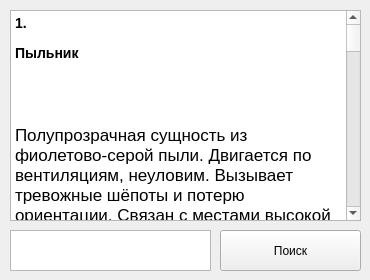
    <widget class="QWidget" name="Bestiary">
     <attribute name="title">
      <string>Bestiary</string>
     </attribute>
     <widget class="QTextEdit" name="textEdit_2">
      <property name="geometry">
       <rect>
        <x>10</x>
        <y>230</y>
        <width>201</width>
        <height>41</height>
       </rect>
      </property>
     </widget>
     <widget class="QTextEdit" name="textEdit">
      <property name="geometry">
       <rect>
        <x>10</x>
        <y>10</y>
        <width>351</width>
        <height>211</height>
       </rect>
      </property>
      <property name="html">
       <string>&lt;!DOCTYPE HTML PUBLIC &quot;-//W3C//DTD HTML 4.0//EN&quot; &quot;http://www.w3.org/TR/REC-html40/strict.dtd&quot;&gt;
&lt;html&gt;&lt;head&gt;&lt;meta name=&quot;qrichtext&quot; content=&quot;1&quot; /&gt;&lt;meta charset=&quot;utf-8&quot; /&gt;&lt;style type=&quot;text/css&quot;&gt;
p, li { white-space: pre-wrap; }
hr { height: 1px; border-width: 0; }
li.unchecked::marker { content: &quot;\2610&quot;; }
li.checked::marker { content: &quot;\2612&quot;; }
&lt;/style&gt;&lt;/head&gt;&lt;body style=&quot; font-family:'.AppleSystemUIFont'; font-size:13pt; font-weight:400; font-style:normal;&quot;&gt;
&lt;h3 style=&quot; margin-top:14px; margin-bottom:12px; margin-left:0px; margin-right:0px; -qt-block-indent:0; text-indent:0px;&quot;&gt;&lt;span style=&quot; font-size:large; font-weight:700;&quot;&gt;1. &lt;/span&gt;&lt;/h3&gt;
&lt;h3 style=&quot; margin-top:14px; margin-bottom:12px; margin-left:0px; margin-right:0px; -qt-block-indent:0; text-indent:0px;&quot;&gt;&lt;span style=&quot; font-size:large; font-weight:700;&quot;&gt;Пыльник&lt;/span&gt;&lt;/h3&gt;
&lt;p style=&quot; margin-top:12px; margin-bottom:12px; margin-left:0px; margin-right:0px; -qt-block-indent:0; text-indent:0px;&quot;&gt;&lt;br /&gt;&lt;/p&gt;
&lt;p style=&quot; margin-top:12px; margin-bottom:12px; margin-left:0px; margin-right:0px; -qt-block-indent:0; text-indent:0px;&quot;&gt;Полупрозрачная сущность из фиолетово-серой пыли. Двигается по вентиляциям, неуловим. Вызывает тревожные шёпоты и потерю ориентации. Связан с местами высокой смертности.&lt;/p&gt;
&lt;p style=&quot;-qt-paragraph-type:empty; margin-top:12px; margin-bottom:12px; margin-left:0px; margin-right:0px; -qt-block-indent:0; text-indent:0px;&quot;&gt;&lt;br /&gt;&lt;/p&gt;
&lt;hr /&gt;
&lt;h3 style=&quot; margin-top:14px; margin-bottom:12px; margin-left:0px; margin-right:0px; -qt-block-indent:0; text-indent:0px;&quot;&gt;&lt;span style=&quot; font-size:large; font-weight:700;&quot;&gt;2. &lt;/span&gt;&lt;/h3&gt;
&lt;h3 style=&quot; margin-top:14px; margin-bottom:12px; margin-left:0px; margin-right:0px; -qt-block-indent:0; text-indent:0px;&quot;&gt;&lt;span style=&quot; font-size:large; font-weight:700;&quot;&gt;Масочники&lt;/span&gt;&lt;/h3&gt;
&lt;p style=&quot; margin-top:12px; margin-bottom:12px; margin-left:0px; margin-right:0px; -qt-block-indent:0; text-indent:0px;&quot;&gt;&lt;br /&gt;&lt;/p&gt;
&lt;p style=&quot; margin-top:12px; margin-bottom:12px; margin-left:0px; margin-right:0px; -qt-block-indent:0; text-indent:0px;&quot;&gt;Фигуры в театральных масках. Ходят ночами по запечатанным этажам. Кто вступает в контакт — рискует потерять личность. Поведение похоже на ритуальные танцы.&lt;/p&gt;
&lt;p style=&quot;-qt-paragraph-type:empty; margin-top:12px; margin-bottom:12px; margin-left:0px; margin-right:0px; -qt-block-indent:0; text-indent:0px;&quot;&gt;&lt;br /&gt;&lt;/p&gt;
&lt;hr /&gt;
&lt;h3 style=&quot; margin-top:14px; margin-bottom:12px; margin-left:0px; margin-right:0px; -qt-block-indent:0; text-indent:0px;&quot;&gt;&lt;span style=&quot; font-size:large; font-weight:700;&quot;&gt;3. &lt;/span&gt;&lt;/h3&gt;
&lt;h3 style=&quot; margin-top:14px; margin-bottom:12px; margin-left:0px; margin-right:0px; -qt-block-indent:0; text-indent:0px;&quot;&gt;&lt;span style=&quot; font-size:large; font-weight:700;&quot;&gt;Ходячая Книга&lt;/span&gt;&lt;/h3&gt;
&lt;p style=&quot; margin-top:12px; margin-bottom:12px; margin-left:0px; margin-right:0px; -qt-block-indent:0; text-indent:0px;&quot;&gt;&lt;br /&gt;&lt;/p&gt;
&lt;p style=&quot; margin-top:12px; margin-bottom:12px; margin-left:0px; margin-right:0px; -qt-block-indent:0; text-indent:0px;&quot;&gt;Появляется в квартирах, исчезает через день. Кто читает — пропадает. Страницы заполняются именами жертв. Вероятно, создана Самосбором как ловушка.&lt;/p&gt;
&lt;p style=&quot;-qt-paragraph-type:empty; margin-top:12px; margin-bottom:12px; margin-left:0px; margin-right:0px; -qt-block-indent:0; text-indent:0px;&quot;&gt;&lt;br /&gt;&lt;/p&gt;
&lt;hr /&gt;
&lt;h3 style=&quot; margin-top:14px; margin-bottom:12px; margin-left:0px; margin-right:0px; -qt-block-indent:0; text-indent:0px;&quot;&gt;&lt;span style=&quot; font-size:large; font-weight:700;&quot;&gt;4. &lt;/span&gt;&lt;/h3&gt;
&lt;h3 style=&quot; margin-top:14px; margin-bottom:12px; margin-left:0px; margin-right:0px; -qt-block-indent:0; text-indent:0px;&quot;&gt;&lt;span style=&quot; font-size:large; font-weight:700;&quot;&gt;Псевдодвери&lt;/span&gt;&lt;/h3&gt;
&lt;p style=&quot; margin-top:12px; margin-bottom:12px; margin-left:0px; margin-right:0px; -qt-block-indent:0; text-indent:0px;&quot;&gt;&lt;br /&gt;&lt;/p&gt;
&lt;p style=&quot; margin-top:12px; margin-bottom:12px; margin-left:0px; margin-right:0px; -qt-block-indent:0; text-indent:0px;&quot;&gt;Двери, ведущие каждый раз в разные места: от пустых коридоров до чернильной темноты. Иногда “живые”, могут “закрыть” за путником путь обратно.&lt;/p&gt;
&lt;p style=&quot;-qt-paragraph-type:empty; margin-top:12px; margin-bottom:12px; margin-left:0px; margin-right:0px; -qt-block-indent:0; text-indent:0px;&quot;&gt;&lt;br /&gt;&lt;/p&gt;
&lt;hr /&gt;
&lt;h3 style=&quot; margin-top:14px; margin-bottom:12px; margin-left:0px; margin-right:0px; -qt-block-indent:0; text-indent:0px;&quot;&gt;&lt;span style=&quot; font-size:large; font-weight:700;&quot;&gt;5. &lt;/span&gt;&lt;/h3&gt;
&lt;h3 style=&quot; margin-top:14px; margin-bottom:12px; margin-left:0px; margin-right:0px; -qt-block-indent:0; text-indent:0px;&quot;&gt;&lt;span style=&quot; font-size:large; font-weight:700;&quot;&gt;Сетевой&lt;/span&gt;&lt;/h3&gt;
&lt;p style=&quot; margin-top:12px; margin-bottom:12px; margin-left:0px; margin-right:0px; -qt-block-indent:0; text-indent:0px;&quot;&gt;&lt;br /&gt;&lt;/p&gt;
&lt;p style=&quot; margin-top:12px; margin-bottom:12px; margin-left:0px; margin-right:0px; -qt-block-indent:0; text-indent:0px;&quot;&gt;Существо, сросшееся с системой вещания. Контролирует динамики, свет, сигнал тревоги. Может говорить голосом умерших. Предположительно, это остаток сознания бывшего диктора.&lt;/p&gt;
&lt;p style=&quot;-qt-paragraph-type:empty; margin-top:12px; margin-bottom:12px; margin-left:0px; margin-right:0px; -qt-block-indent:0; text-indent:0px;&quot;&gt;&lt;br /&gt;&lt;/p&gt;
&lt;hr /&gt;
&lt;h3 style=&quot; margin-top:14px; margin-bottom:12px; margin-left:0px; margin-right:0px; -qt-block-indent:0; text-indent:0px;&quot;&gt;&lt;span style=&quot; font-size:large; font-weight:700;&quot;&gt;6. &lt;/span&gt;&lt;/h3&gt;
&lt;h3 style=&quot; margin-top:14px; margin-bottom:12px; margin-left:0px; margin-right:0px; -qt-block-indent:0; text-indent:0px;&quot;&gt;&lt;span style=&quot; font-size:large; font-weight:700;&quot;&gt;Прожорливый Узел&lt;/span&gt;&lt;/h3&gt;
&lt;p style=&quot; margin-top:12px; margin-bottom:12px; margin-left:0px; margin-right:0px; -qt-block-indent:0; text-indent:0px;&quot;&gt;&lt;br /&gt;&lt;/p&gt;
&lt;p style=&quot; margin-top:12px; margin-bottom:12px; margin-left:0px; margin-right:0px; -qt-block-indent:0; text-indent:0px;&quot;&gt;Аномальная труба или узел коммуникаций, которая затягивает всё живое. Появляется в техпомещениях. Пищит, стонет, будто живая. Может быть паразитом на теле Гигахрущёвки.&lt;/p&gt;
&lt;p style=&quot;-qt-paragraph-type:empty; margin-top:12px; margin-bottom:12px; margin-left:0px; margin-right:0px; -qt-block-indent:0; text-indent:0px;&quot;&gt;&lt;br /&gt;&lt;/p&gt;
&lt;hr /&gt;
&lt;h3 style=&quot; margin-top:14px; margin-bottom:12px; margin-left:0px; margin-right:0px; -qt-block-indent:0; text-indent:0px;&quot;&gt;&lt;span style=&quot; font-size:large; font-weight:700;&quot;&gt;7. &lt;/span&gt;&lt;/h3&gt;
&lt;h3 style=&quot; margin-top:14px; margin-bottom:12px; margin-left:0px; margin-right:0px; -qt-block-indent:0; text-indent:0px;&quot;&gt;&lt;span style=&quot; font-size:large; font-weight:700;&quot;&gt;Тень Самосбора&lt;/span&gt;&lt;/h3&gt;
&lt;p style=&quot; margin-top:12px; margin-bottom:12px; margin-left:0px; margin-right:0px; -qt-block-indent:0; text-indent:0px;&quot;&gt;&lt;br /&gt;&lt;/p&gt;
&lt;p style=&quot; margin-top:12px; margin-bottom:12px; margin-left:0px; margin-right:0px; -qt-block-indent:0; text-indent:0px;&quot;&gt;Силуэт погибшего, повторяющий последние действия. Неопасен напрямую, но может вызвать психологический срыв. Иногда они “смотрят в ответ”…&lt;/p&gt;
&lt;p style=&quot;-qt-paragraph-type:empty; margin-top:12px; margin-bottom:12px; margin-left:0px; margin-right:0px; -qt-block-indent:0; text-indent:0px;&quot;&gt;&lt;br /&gt;&lt;/p&gt;
&lt;hr /&gt;
&lt;h3 style=&quot; margin-top:14px; margin-bottom:12px; margin-left:0px; margin-right:0px; -qt-block-indent:0; text-indent:0px;&quot;&gt;&lt;span style=&quot; font-size:large; font-weight:700;&quot;&gt;8. &lt;/span&gt;&lt;/h3&gt;
&lt;h3 style=&quot; margin-top:14px; margin-bottom:12px; margin-left:0px; margin-right:0px; -qt-block-indent:0; text-indent:0px;&quot;&gt;&lt;span style=&quot; font-size:large; font-weight:700;&quot;&gt;Памятный Эфир&lt;/span&gt;&lt;/h3&gt;
&lt;p style=&quot; margin-top:12px; margin-bottom:12px; margin-left:0px; margin-right:0px; -qt-block-indent:0; text-indent:0px;&quot;&gt;&lt;br /&gt;&lt;/p&gt;
&lt;p style=&quot; margin-top:12px; margin-bottom:12px; margin-left:0px; margin-right:0px; -qt-block-indent:0; text-indent:0px;&quot;&gt;Телевизионные передачи с участием давно умерших. Появляются без источника сигнала. Слушание может вызвать потерю памяти, галлюцинации, сомнамбулизм.&lt;/p&gt;
&lt;p style=&quot;-qt-paragraph-type:empty; margin-top:12px; margin-bottom:12px; margin-left:0px; margin-right:0px; -qt-block-indent:0; text-indent:0px;&quot;&gt;&lt;br /&gt;&lt;/p&gt;
&lt;hr /&gt;
&lt;h3 style=&quot; margin-top:14px; margin-bottom:12px; margin-left:0px; margin-right:0px; -qt-block-indent:0; text-indent:0px;&quot;&gt;&lt;span style=&quot; font-size:large; font-weight:700;&quot;&gt;9. &lt;/span&gt;&lt;/h3&gt;
&lt;h3 style=&quot; margin-top:14px; margin-bottom:12px; margin-left:0px; margin-right:0px; -qt-block-indent:0; text-indent:0px;&quot;&gt;&lt;span style=&quot; font-size:large; font-weight:700;&quot;&gt;Отражатель&lt;/span&gt;&lt;/h3&gt;
&lt;p style=&quot; margin-top:12px; margin-bottom:12px; margin-left:0px; margin-right:0px; -qt-block-indent:0; text-indent:0px;&quot;&gt;&lt;br /&gt;&lt;/p&gt;
&lt;p style=&quot; margin-top:12px; margin-bottom:12px; margin-left:0px; margin-right:0px; -qt-block-indent:0; text-indent:0px;&quot;&gt;Создаёт двойника человека, обычно ликвидатора. Повторяет речь и движения, но с временным запозданием. Иногда пытается “заменить” оригинал.&lt;/p&gt;
&lt;p style=&quot;-qt-paragraph-type:empty; margin-top:12px; margin-bottom:12px; margin-left:0px; margin-right:0px; -qt-block-indent:0; text-indent:0px;&quot;&gt;&lt;br /&gt;&lt;/p&gt;
&lt;hr /&gt;
&lt;h3 style=&quot; margin-top:14px; margin-bottom:12px; margin-left:0px; margin-right:0px; -qt-block-indent:0; text-indent:0px;&quot;&gt;&lt;span style=&quot; font-size:large; font-weight:700;&quot;&gt;10. &lt;/span&gt;&lt;/h3&gt;
&lt;h3 style=&quot; margin-top:14px; margin-bottom:12px; margin-left:0px; margin-right:0px; -qt-block-indent:0; text-indent:0px;&quot;&gt;&lt;span style=&quot; font-size:large; font-weight:700;&quot;&gt;Шаркающий&lt;/span&gt;&lt;/h3&gt;
&lt;p style=&quot; margin-top:12px; margin-bottom:12px; margin-left:0px; margin-right:0px; -qt-block-indent:0; text-indent:0px;&quot;&gt;&lt;br /&gt;&lt;/p&gt;
&lt;p style=&quot; margin-top:12px; margin-bottom:12px; margin-left:0px; margin-right:0px; -qt-block-indent:0; text-indent:0px;&quot;&gt;Невидимый хищник, существующий только как звук: шаги, скрежет. Преследует одиночек. Те, кто слышал его близко, исчезают. Встречается чаще в старых лестничных клетках.&lt;/p&gt;
&lt;p style=&quot;-qt-paragraph-type:empty; margin-top:12px; margin-bottom:12px; margin-left:0px; margin-right:0px; -qt-block-indent:0; text-indent:0px;&quot;&gt;&lt;br /&gt;&lt;/p&gt;
&lt;hr /&gt;
&lt;h3 style=&quot; margin-top:14px; margin-bottom:12px; margin-left:0px; margin-right:0px; -qt-block-indent:0; text-indent:0px;&quot;&gt;&lt;span style=&quot; font-size:large; font-weight:700;&quot;&gt;11. &lt;/span&gt;&lt;/h3&gt;
&lt;h3 style=&quot; margin-top:14px; margin-bottom:12px; margin-left:0px; margin-right:0px; -qt-block-indent:0; text-indent:0px;&quot;&gt;&lt;span style=&quot; font-size:large; font-weight:700;&quot;&gt;Паутина Имен&lt;/span&gt;&lt;/h3&gt;
&lt;p style=&quot; margin-top:12px; margin-bottom:12px; margin-left:0px; margin-right:0px; -qt-block-indent:0; text-indent:0px;&quot;&gt;&lt;br /&gt;&lt;/p&gt;
&lt;p style=&quot; margin-top:12px; margin-bottom:12px; margin-left:0px; margin-right:0px; -qt-block-indent:0; text-indent:0px;&quot;&gt;Малозаметная сеть на потолках квартир. В ней — вплетённые бумажки с чужими именами. Если заденешь — можешь забыть своё имя. И чем дольше забыто — тем сильнее привязан к Гигахрущёвке.&lt;/p&gt;
&lt;p style=&quot;-qt-paragraph-type:empty; margin-top:12px; margin-bottom:12px; margin-left:0px; margin-right:0px; -qt-block-indent:0; text-indent:0px;&quot;&gt;&lt;br /&gt;&lt;/p&gt;
&lt;hr /&gt;
&lt;h3 style=&quot; margin-top:14px; margin-bottom:12px; margin-left:0px; margin-right:0px; -qt-block-indent:0; text-indent:0px;&quot;&gt;&lt;span style=&quot; font-size:large; font-weight:700;&quot;&gt;12. &lt;/span&gt;&lt;/h3&gt;
&lt;h3 style=&quot; margin-top:14px; margin-bottom:12px; margin-left:0px; margin-right:0px; -qt-block-indent:0; text-indent:0px;&quot;&gt;&lt;span style=&quot; font-size:large; font-weight:700;&quot;&gt;Пыльные Глаза&lt;/span&gt;&lt;/h3&gt;
&lt;p style=&quot; margin-top:12px; margin-bottom:12px; margin-left:0px; margin-right:0px; -qt-block-indent:0; text-indent:0px;&quot;&gt;&lt;br /&gt;&lt;/p&gt;
&lt;p style=&quot; margin-top:12px; margin-bottom:12px; margin-left:0px; margin-right:0px; -qt-block-indent:0; text-indent:0px;&quot;&gt;Парящие глазные яблоки в пыли. Следят за жильцами, остаются неподвижными. Иногда моргают. Кто встретится взглядом — потом не может спать, слышит “наблюдение”.&lt;/p&gt;
&lt;p style=&quot;-qt-paragraph-type:empty; margin-top:12px; margin-bottom:12px; margin-left:0px; margin-right:0px; -qt-block-indent:0; text-indent:0px;&quot;&gt;&lt;br /&gt;&lt;/p&gt;
&lt;hr /&gt;
&lt;h3 style=&quot; margin-top:14px; margin-bottom:12px; margin-left:0px; margin-right:0px; -qt-block-indent:0; text-indent:0px;&quot;&gt;&lt;span style=&quot; font-size:large; font-weight:700;&quot;&gt;13. &lt;/span&gt;&lt;/h3&gt;
&lt;h3 style=&quot; margin-top:14px; margin-bottom:12px; margin-left:0px; margin-right:0px; -qt-block-indent:0; text-indent:0px;&quot;&gt;&lt;span style=&quot; font-size:large; font-weight:700;&quot;&gt;Речевой Петлитель&lt;/span&gt;&lt;/h3&gt;
&lt;p style=&quot; margin-top:12px; margin-bottom:12px; margin-left:0px; margin-right:0px; -qt-block-indent:0; text-indent:0px;&quot;&gt;&lt;br /&gt;&lt;/p&gt;
&lt;p style=&quot; margin-top:12px; margin-bottom:12px; margin-left:0px; margin-right:0px; -qt-block-indent:0; text-indent:0px;&quot;&gt;Аномалия в громкоговорителях. Повторяет услышанные фразы, но с искажением смысла. Чем чаще слышишь, тем больше меняется восприятие реальности.&lt;/p&gt;
&lt;p style=&quot;-qt-paragraph-type:empty; margin-top:12px; margin-bottom:12px; margin-left:0px; margin-right:0px; -qt-block-indent:0; text-indent:0px;&quot;&gt;&lt;br /&gt;&lt;/p&gt;
&lt;hr /&gt;
&lt;h3 style=&quot; margin-top:14px; margin-bottom:12px; margin-left:0px; margin-right:0px; -qt-block-indent:0; text-indent:0px;&quot;&gt;&lt;span style=&quot; font-size:large; font-weight:700;&quot;&gt;14. &lt;/span&gt;&lt;/h3&gt;
&lt;h3 style=&quot; margin-top:14px; margin-bottom:12px; margin-left:0px; margin-right:0px; -qt-block-indent:0; text-indent:0px;&quot;&gt;&lt;span style=&quot; font-size:large; font-weight:700;&quot;&gt;Голодная Плёнка&lt;/span&gt;&lt;/h3&gt;
&lt;p style=&quot; margin-top:12px; margin-bottom:12px; margin-left:0px; margin-right:0px; -qt-block-indent:0; text-indent:0px;&quot;&gt;&lt;br /&gt;&lt;/p&gt;
&lt;p style=&quot; margin-top:12px; margin-bottom:12px; margin-left:0px; margin-right:0px; -qt-block-indent:0; text-indent:0px;&quot;&gt;Фрагмент плёнки (кино или аудио), появляющийся в квартирах. Если включить — вызывает дежавю, затем потерю чувств, затем “запись поверх разума”. После этого — персонаж может начать вести себя как кто-то другой.&lt;/p&gt;
&lt;p style=&quot;-qt-paragraph-type:empty; margin-top:12px; margin-bottom:12px; margin-left:0px; margin-right:0px; -qt-block-indent:0; text-indent:0px;&quot;&gt;&lt;br /&gt;&lt;/p&gt;
&lt;hr /&gt;
&lt;h3 style=&quot; margin-top:14px; margin-bottom:12px; margin-left:0px; margin-right:0px; -qt-block-indent:0; text-indent:0px;&quot;&gt;&lt;span style=&quot; font-size:large; font-weight:700;&quot;&gt;15. &lt;/span&gt;&lt;/h3&gt;
&lt;h3 style=&quot; margin-top:14px; margin-bottom:12px; margin-left:0px; margin-right:0px; -qt-block-indent:0; text-indent:0px;&quot;&gt;&lt;span style=&quot; font-size:large; font-weight:700;&quot;&gt;Неправильный Ликвидатор&lt;/span&gt;&lt;/h3&gt;
&lt;p style=&quot; margin-top:12px; margin-bottom:12px; margin-left:0px; margin-right:0px; -qt-block-indent:0; text-indent:0px;&quot;&gt;&lt;br /&gt;&lt;/p&gt;
&lt;p style=&quot; margin-top:12px; margin-bottom:12px; margin-left:0px; margin-right:0px; -qt-block-indent:0; text-indent:0px;&quot;&gt;Фигура в униформе, не зарегистрированная ни в одном отряде. Повторяет голос знакомого, но с ошибками в речи. Всегда появляется рядом с местами активного Самосбора.&lt;/p&gt;
&lt;p style=&quot;-qt-paragraph-type:empty; margin-top:12px; margin-bottom:12px; margin-left:0px; margin-right:0px; -qt-block-indent:0; text-indent:0px;&quot;&gt;&lt;br /&gt;&lt;/p&gt;
&lt;hr /&gt;
&lt;h3 style=&quot; margin-top:14px; margin-bottom:12px; margin-left:0px; margin-right:0px; -qt-block-indent:0; text-indent:0px;&quot;&gt;&lt;span style=&quot; font-size:large; font-weight:700;&quot;&gt;16. &lt;/span&gt;&lt;/h3&gt;
&lt;h3 style=&quot; margin-top:14px; margin-bottom:12px; margin-left:0px; margin-right:0px; -qt-block-indent:0; text-indent:0px;&quot;&gt;&lt;span style=&quot; font-size:large; font-weight:700;&quot;&gt;Улыбающийся Угол&lt;/span&gt;&lt;/h3&gt;
&lt;p style=&quot; margin-top:12px; margin-bottom:12px; margin-left:0px; margin-right:0px; -qt-block-indent:0; text-indent:0px;&quot;&gt;&lt;br /&gt;&lt;/p&gt;
&lt;p style=&quot; margin-top:12px; margin-bottom:12px; margin-left:0px; margin-right:0px; -qt-block-indent:0; text-indent:0px;&quot;&gt;Один из углов в старой квартире “улыбается” — штукатурка образует подобие рта. Иногда шепчет советы. Сначала помогает… потом требует. Те, кто слушает — теряют связь с реальностью.&lt;/p&gt;
&lt;p style=&quot;-qt-paragraph-type:empty; margin-top:12px; margin-bottom:12px; margin-left:0px; margin-right:0px; -qt-block-indent:0; text-indent:0px;&quot;&gt;&lt;br /&gt;&lt;/p&gt;
&lt;hr /&gt;
&lt;h3 style=&quot; margin-top:14px; margin-bottom:12px; margin-left:0px; margin-right:0px; -qt-block-indent:0; text-indent:0px;&quot;&gt;&lt;span style=&quot; font-size:large; font-weight:700;&quot;&gt;17. &lt;/span&gt;&lt;/h3&gt;
&lt;h3 style=&quot; margin-top:14px; margin-bottom:12px; margin-left:0px; margin-right:0px; -qt-block-indent:0; text-indent:0px;&quot;&gt;&lt;span style=&quot; font-size:large; font-weight:700;&quot;&gt;Механик-Паразит&lt;/span&gt;&lt;/h3&gt;
&lt;p style=&quot; margin-top:12px; margin-bottom:12px; margin-left:0px; margin-right:0px; -qt-block-indent:0; text-indent:0px;&quot;&gt;&lt;br /&gt;&lt;/p&gt;
&lt;p style=&quot; margin-top:12px; margin-bottom:12px; margin-left:0px; margin-right:0px; -qt-block-indent:0; text-indent:0px;&quot;&gt;Аномалия в образе рабочего. Пытается чинить сломанные предметы, но делает это “неправильно”: розетки начинают петь, чайники — говорить. Позже всё пространство “подстраивается” под его логику.&lt;/p&gt;
&lt;p style=&quot;-qt-paragraph-type:empty; margin-top:12px; margin-bottom:12px; margin-left:0px; margin-right:0px; -qt-block-indent:0; text-indent:0px;&quot;&gt;&lt;br /&gt;&lt;/p&gt;
&lt;hr /&gt;
&lt;h3 style=&quot; margin-top:14px; margin-bottom:12px; margin-left:0px; margin-right:0px; -qt-block-indent:0; text-indent:0px;&quot;&gt;&lt;span style=&quot; font-size:large; font-weight:700;&quot;&gt;18. &lt;/span&gt;&lt;/h3&gt;
&lt;h3 style=&quot; margin-top:14px; margin-bottom:12px; margin-left:0px; margin-right:0px; -qt-block-indent:0; text-indent:0px;&quot;&gt;&lt;span style=&quot; font-size:large; font-weight:700;&quot;&gt;Запертые Песни&lt;/span&gt;&lt;/h3&gt;
&lt;p style=&quot; margin-top:12px; margin-bottom:12px; margin-left:0px; margin-right:0px; -qt-block-indent:0; text-indent:0px;&quot;&gt;&lt;br /&gt;&lt;/p&gt;
&lt;p style=&quot; margin-top:12px; margin-bottom:12px; margin-left:0px; margin-right:0px; -qt-block-indent:0; text-indent:0px;&quot;&gt;Из старых кассет и радиоприёмников доносится одна и та же мелодия. Те, кто её напевает — не могут остановиться. Через несколько дней — исчезают. На стене остаётся “запись” их последней песни.&lt;/p&gt;
&lt;p style=&quot;-qt-paragraph-type:empty; margin-top:12px; margin-bottom:12px; margin-left:0px; margin-right:0px; -qt-block-indent:0; text-indent:0px;&quot;&gt;&lt;br /&gt;&lt;/p&gt;
&lt;hr /&gt;
&lt;h3 style=&quot; margin-top:14px; margin-bottom:12px; margin-left:0px; margin-right:0px; -qt-block-indent:0; text-indent:0px;&quot;&gt;&lt;span style=&quot; font-size:large; font-weight:700;&quot;&gt;19. &lt;/span&gt;&lt;/h3&gt;
&lt;h3 style=&quot; margin-top:14px; margin-bottom:12px; margin-left:0px; margin-right:0px; -qt-block-indent:0; text-indent:0px;&quot;&gt;&lt;span style=&quot; font-size:large; font-weight:700;&quot;&gt;Пепельник&lt;/span&gt;&lt;/h3&gt;
&lt;p style=&quot; margin-top:12px; margin-bottom:12px; margin-left:0px; margin-right:0px; -qt-block-indent:0; text-indent:0px;&quot;&gt;&lt;br /&gt;&lt;/p&gt;
&lt;p style=&quot; margin-top:12px; margin-bottom:12px; margin-left:0px; margin-right:0px; -qt-block-indent:0; text-indent:0px;&quot;&gt;Образ человека, вылепленный из пепла и пыли. Возникает при сожжении одежды, писем или фотографий погибших. Стоит неподвижно, иногда повторяет жесты ушедших.&lt;/p&gt;
&lt;p style=&quot;-qt-paragraph-type:empty; margin-top:12px; margin-bottom:12px; margin-left:0px; margin-right:0px; -qt-block-indent:0; text-indent:0px;&quot;&gt;&lt;br /&gt;&lt;/p&gt;
&lt;hr /&gt;
&lt;h3 style=&quot; margin-top:14px; margin-bottom:12px; margin-left:0px; margin-right:0px; -qt-block-indent:0; text-indent:0px;&quot;&gt;&lt;span style=&quot; font-size:large; font-weight:700;&quot;&gt;20. &lt;/span&gt;&lt;/h3&gt;
&lt;h3 style=&quot; margin-top:14px; margin-bottom:12px; margin-left:0px; margin-right:0px; -qt-block-indent:0; text-indent:0px;&quot;&gt;&lt;span style=&quot; font-size:large; font-weight:700;&quot;&gt;Коллектор Снов&lt;/span&gt;&lt;/h3&gt;
&lt;p style=&quot; margin-top:12px; margin-bottom:12px; margin-left:0px; margin-right:0px; -qt-block-indent:0; text-indent:0px;&quot;&gt;&lt;br /&gt;&lt;/p&gt;
&lt;p style=&quot; margin-top:12px; margin-bottom:12px; margin-left:0px; margin-right:0px; -qt-block-indent:0; text-indent:0px;&quot;&gt;Появляется ночью в образе знакомого. Просит “поделиться сном”. Те, кто соглашается — больше не видят снов вообще. Считается, что он “собирает образы” для Самосбора. &lt;/p&gt;&lt;/body&gt;&lt;/html&gt;</string>
      </property>
     </widget>
     <widget class="QPushButton" name="pushButton_2">
      <property name="geometry">
       <rect>
        <x>220</x>
        <y>230</y>
        <width>141</width>
        <height>41</height>
       </rect>
      </property>
      <property name="text">
       <string>Поиск</string>
      </property>
     </widget>
    </widget>
